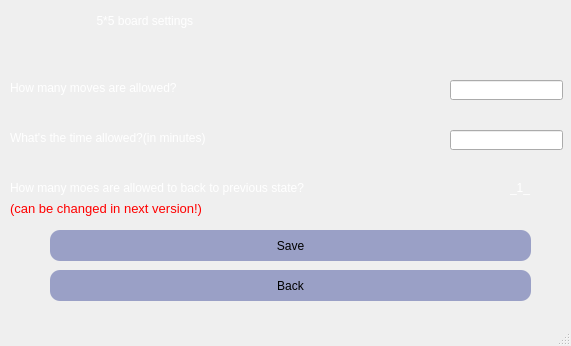
<?xml version="1.0" encoding="UTF-8"?>
<ui version="4.0">
 <class>five</class>
 <widget class="QMainWindow" name="five">
  <property name="geometry">
   <rect>
    <x>0</x>
    <y>0</y>
    <width>571</width>
    <height>346</height>
   </rect>
  </property>
  <property name="windowTitle">
   <string>MainWindow</string>
  </property>
  <property name="styleSheet">
   <string notr="true">background-color: #0a0e1a;

QLabel
{
   font: 17pt &quot;Cooper Black&quot;;
   color : rgb(255, 255, 255);
}

QPushButton
{
font: 11pt &quot;Calibri Light&quot;;
background-color : #9aa0c6;
color : rgb(0, 0, 0);
padding : 5px;
border-radius : 10px;
}
QPushButton:hover
{
color : rgb(0, 0, 0);
background-color:rgb(255,255,255);

}

QLineEdit
{
	font: 19pt &quot;MV Boli&quot;;
}
Lable
{
   font: 40pt &quot;Viner Hand ITC&quot;;
}
</string>
  </property>
  <widget class="QWidget" name="centralwidget">
   <widget class="QLabel" name="label">
    <property name="geometry">
     <rect>
      <x>10</x>
      <y>0</y>
      <width>551</width>
      <height>41</height>
     </rect>
    </property>
    <property name="styleSheet">
     <string notr="true">
font: 17pt &quot;Cooper Black&quot;;
color : rgb(255, 255, 255);</string>
    </property>
    <property name="text">
     <string>                          5*5 board settings</string>
    </property>
   </widget>
   <widget class="QLabel" name="label_2">
    <property name="geometry">
     <rect>
      <x>10</x>
      <y>80</y>
      <width>325</width>
      <height>16</height>
     </rect>
    </property>
    <property name="styleSheet">
     <string notr="true">
font: 13pt &quot;Cooper Black&quot;;
color : rgb(255, 255, 255);</string>
    </property>
    <property name="text">
     <string>How many moves are allowed?</string>
    </property>
   </widget>
   <widget class="QLabel" name="label_3">
    <property name="geometry">
     <rect>
      <x>10</x>
      <y>130</y>
      <width>325</width>
      <height>16</height>
     </rect>
    </property>
    <property name="styleSheet">
     <string notr="true">
font: 13pt &quot;Cooper Black&quot;;
color : rgb(255, 255, 255);</string>
    </property>
    <property name="text">
     <string>What's the time allowed?(in minutes)</string>
    </property>
   </widget>
   <widget class="QLabel" name="label_4">
    <property name="geometry">
     <rect>
      <x>10</x>
      <y>180</y>
      <width>481</width>
      <height>16</height>
     </rect>
    </property>
    <property name="styleSheet">
     <string notr="true">
font: 13pt &quot;Cooper Black&quot;;
color : rgb(255, 255, 255);</string>
    </property>
    <property name="text">
     <string>How many moes are allowed to back to previous state?</string>
    </property>
   </widget>
   <widget class="QLabel" name="label_5">
    <property name="geometry">
     <rect>
      <x>10</x>
      <y>200</y>
      <width>325</width>
      <height>16</height>
     </rect>
    </property>
    <property name="styleSheet">
     <string notr="true">font: 10pt;
color: rgb(255, 0, 0);
</string>
    </property>
    <property name="text">
     <string>(can be changed in next version!)</string>
    </property>
   </widget>
   <widget class="QLabel" name="label_6">
    <property name="geometry">
     <rect>
      <x>510</x>
      <y>180</y>
      <width>47</width>
      <height>16</height>
     </rect>
    </property>
    <property name="styleSheet">
     <string notr="true">
font: 13pt &quot;Cooper Black&quot;;
color : rgb(255, 255, 255);</string>
    </property>
    <property name="text">
     <string>_1_</string>
    </property>
   </widget>
   <widget class="QPushButton" name="save">
    <property name="geometry">
     <rect>
      <x>50</x>
      <y>230</y>
      <width>481</width>
      <height>31</height>
     </rect>
    </property>
    <property name="styleSheet">
     <string notr="true">QPushButton
{
font: 11pt &quot;Calibri Light&quot;;
background-color : #9aa0c6;
color : rgb(0, 0, 0);
padding : 5px;
border-radius : 10px;
}
QPushButton:hover
{
color : rgb(0, 0, 0);
background-color:rgb(255,255,255);

}
</string>
    </property>
    <property name="text">
     <string>Save</string>
    </property>
   </widget>
   <widget class="QPushButton" name="back">
    <property name="geometry">
     <rect>
      <x>50</x>
      <y>270</y>
      <width>481</width>
      <height>31</height>
     </rect>
    </property>
    <property name="styleSheet">
     <string notr="true">QPushButton
{
font: 11pt &quot;Calibri Light&quot;;
background-color : #9aa0c6;
color : rgb(0, 0, 0);
padding : 5px;
border-radius : 10px;
}
QPushButton:hover
{
color : rgb(0, 0, 0);
background-color:rgb(255,255,255);

}
</string>
    </property>
    <property name="text">
     <string>Back</string>
    </property>
   </widget>
   <widget class="QLineEdit" name="move">
    <property name="geometry">
     <rect>
      <x>450</x>
      <y>80</y>
      <width>113</width>
      <height>20</height>
     </rect>
    </property>
    <property name="styleSheet">
     <string notr="true">
color : rgb(255, 255, 255);
font: 19pt &quot;MV Boli&quot;;</string>
    </property>
   </widget>
   <widget class="QLineEdit" name="time">
    <property name="geometry">
     <rect>
      <x>450</x>
      <y>130</y>
      <width>113</width>
      <height>20</height>
     </rect>
    </property>
    <property name="styleSheet">
     <string notr="true">
color : rgb(255, 255, 255);
font: 19pt &quot;MV Boli&quot;;</string>
    </property>
   </widget>
   <widget class="QLabel" name="invalid_label">
    <property name="geometry">
     <rect>
      <x>290</x>
      <y>50</y>
      <width>271</width>
      <height>16</height>
     </rect>
    </property>
    <property name="styleSheet">
     <string notr="true">font: 10pt;
color: rgb(255, 0, 0);
</string>
    </property>
    <property name="text">
     <string/>
    </property>
   </widget>
  </widget>
  <widget class="QMenuBar" name="menubar">
   <property name="geometry">
    <rect>
     <x>0</x>
     <y>0</y>
     <width>571</width>
     <height>21</height>
    </rect>
   </property>
  </widget>
  <widget class="QStatusBar" name="statusbar"/>
 </widget>
 <resources/>
 <connections/>
</ui>
